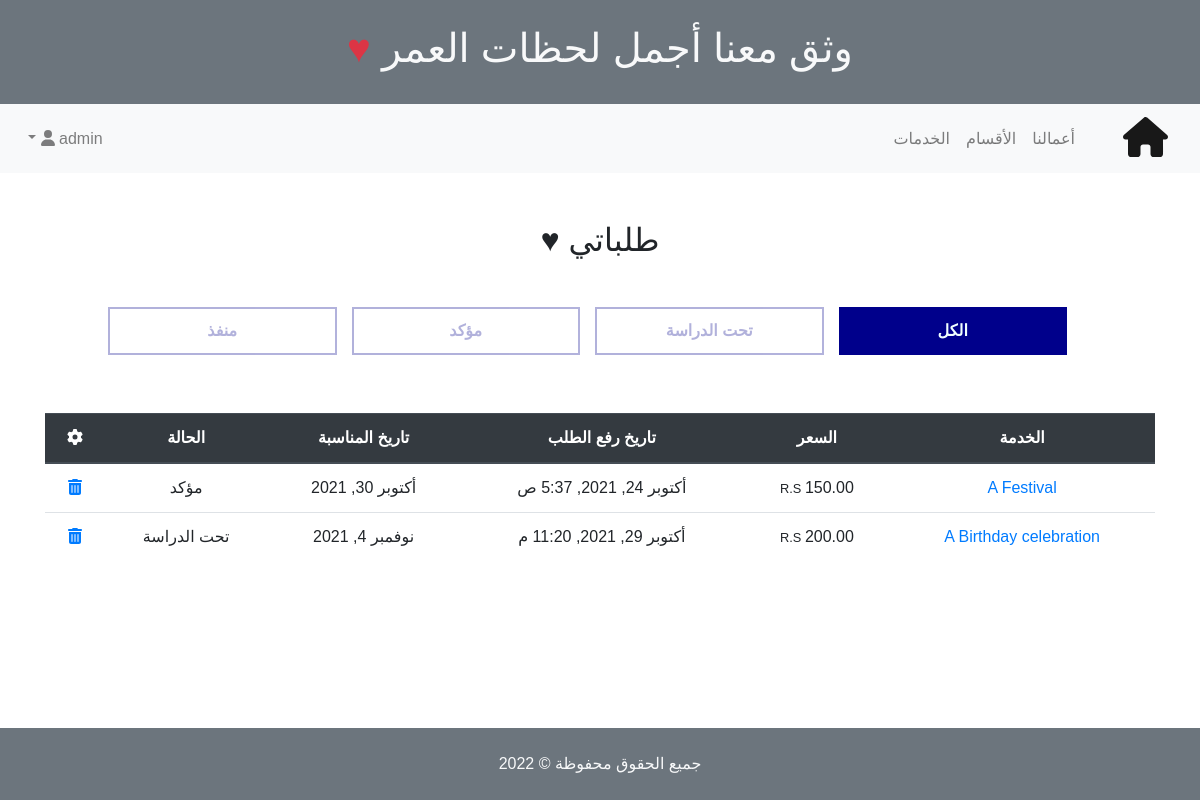
/cart/ (signed in), run on an earlier commit of the app's database.
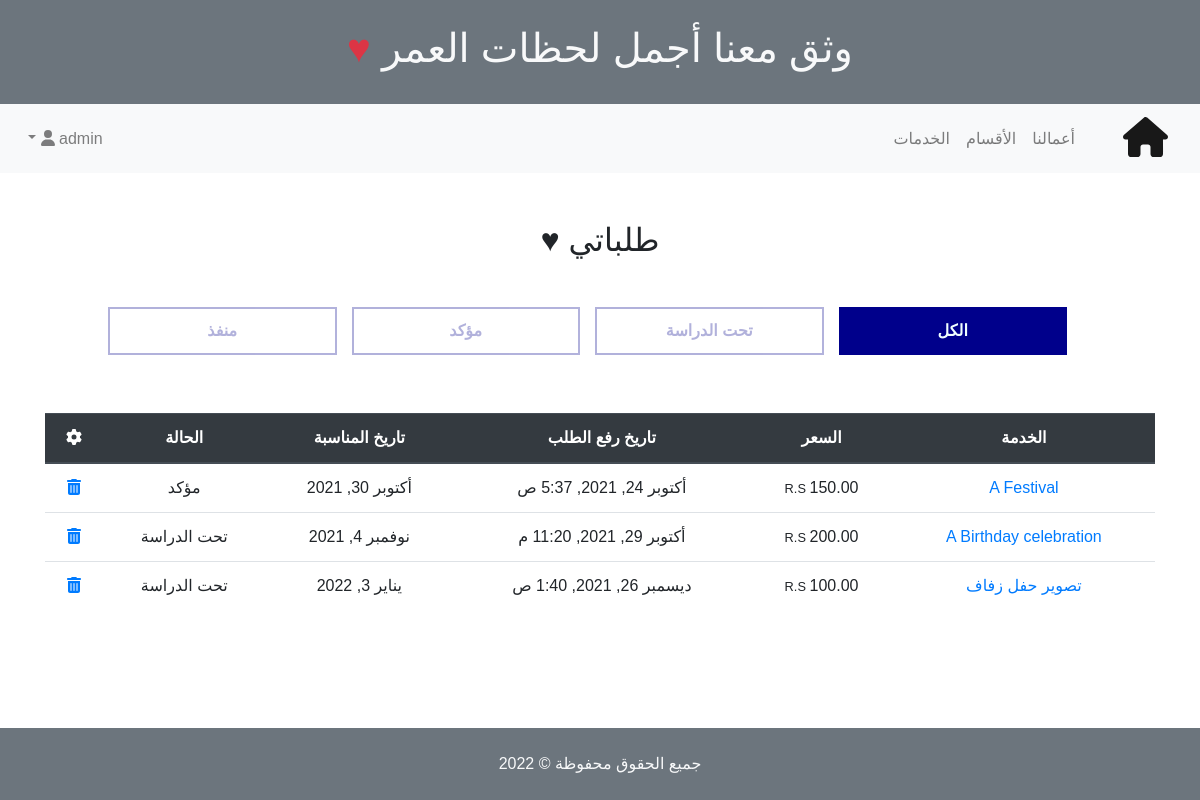
And on a later commit of the database.
### order/models.py (models this page shows, shortened)
class Order(models.Model):
    order_user = models.ForeignKey(User, verbose_name=_("المسخدم"), related_name="user", on_delete=models.CASCADE)
    order_service = models.ForeignKey("service.Service", verbose_name=_("الخدمة"), related_name="service", on_delete=models.CASCADE)
    order_status = models.CharField(verbose_name = _("الحالة"), max_length=15, choices=ORDER_STATUS, default="1")
    order_date_service = models.DateField(verbose_name= _("تاريخ المناسبة"), auto_now=False, auto_now_add=False, blank=True)
    order_date_request = models.DateTimeField(verbose_name= _("تاريخ الطلب"), auto_now_add=True)
    class Meta:
        verbose_name = _("طلب")
        verbose_name_plural = _("الطلبات")

### service/models.py (models this page shows, shortened)
class Service(models.Model):
    service_name = models.CharField(max_length=250, verbose_name=_("الاسم"))
    service_description = models.TextField(verbose_name=_("الوصف"))
    service_price = models.DecimalField(verbose_name=_("السعر"), max_digits=5, decimal_places=2)
    service_category = models.ForeignKey("Category", verbose_name=_("القسم"), on_delete=models.CASCADE)
    service_image = models.ImageField(upload_to="service/", verbose_name=_("الصورة"), blank=True, null=True)
    service_slug = models.SlugField(verbose_name = _("الرابط"), blank=True, null=True)
    class Meta:
        verbose_name = _("خدمة")
        verbose_name_plural = _("الخدمات")
    def __str__(self):
        return self.service_name

### order/views.py (the view)
# urls.py: path('', views.orders_list, name='order_list'),
@login_required(login_url='/accounts/login/')
def orders_list(request):
    total_price = 0
    try:
        orders = Order.objects.filter(order_user = request.user)
        total_price = sum([order.order_service.service_price for order in orders])
    except Exception as e:
        orders = False
    return render(request, 'order/index.html', {
        'orders'        : orders,
        'total_price'   : total_price,
        'status'        : dict(ORDER_STATUS).items()})

### home/context_processors.py (called while the page is built)
def base_processors(request):
    categories = Category.objects.all()
    if request.user.is_authenticated:
        user_profile = Profile.objects.get(user = request.user).user_slug
    else:
        user_profile = {}
    return {
        'profile_slug':user_profile,
        'categories':categories,
    }

### order/templates/order/index.html
{% extends 'base.html' %}
{% block content %}
<div class="container">
    <section class="orders text-center mt-5">
        <header class="mb-5">
            <h2>طلباتي &hearts;</h2>
            <ul class="list-unstyled row text-center m-5 status">
                <li data-class="all" class="col-md active">الكل</li>
                {% for k,v in status %}
                <li data-class=".status_{{k}}" class="col-md">
                    {{v}}
                </li>
                {% endfor %}
            </ul>
        </header>
        {% if not orders %}
        <p>لم تقم بأي طلب حتى الآن.!! <a href="{% url 'services:services_list' %}">تصفح خدماتنا</a></p>
        {% else %}
        <table class="table table-hover">
            <thead class="thead-dark">
                <th>الخدمة</th>
                <th>السعر</th>
                <th>تاريخ رفع الطلب</th>
                <th>تاريخ المناسبة</th>
                <th>الحالة</th>
                <th><i class="fas fa-cog"></i></th>
            </thead>
            <tbody>
                {% for order in orders %}
                <tr class="status_{{order.order_status}}">
                    <td>
                        <a target="_blank" href="{% url 'services:services_list' %}">{{order.order_service}}</a>
                    </td>
                    <td>
                        <small>R.S </small>{{order.order_service.service_price}}
                    </td>
                    <td>{{order.order_date_request}}</td>
                    <td>{{order.order_date_service}}</td>
                    <td>
                        {{order.get_order_status_display}}
                    </td>
                    <td>
                        <a title="حذف الطلب" href="{% url 'orders:delete_order' order.id %}">
                            <i class="fas fa-trash-alt"></i>
                        </a>
                    </td>
                </tr>
                {% endfor %}
            </tbody>
        </table>
        {% endif %}
    </section>
</div>
{% endblock content %}

What changed in the data, as far as the page shows it:
added Order: order_service "تصوير حفل زفاف", order_service.service_price "100.00", order_date_request "ديسمبر 26, 2021, 1:40 ص", order_date_service "يناير 3, 2022", order_status "تحت الدراسة"
